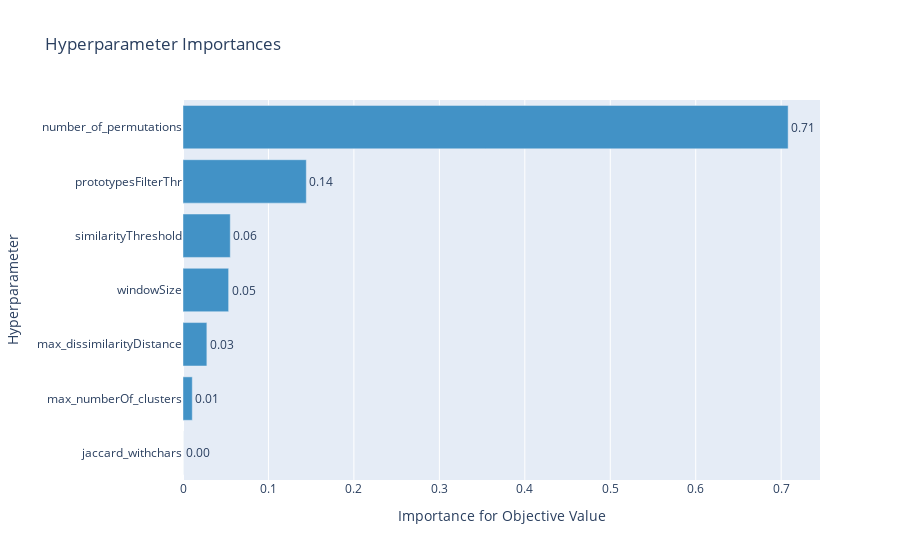

Here is the notebook cell this chart was saved with:
### Code cell
plot_param_importances(study)

### Figure 1 — Plotly figure (JSON) as saved in the notebook; plotly's stock layout.template omitted (floating-point values rounded to 4 significant figures)
{"data": [{"cliponaxis": false, "hovertemplate": ["jaccard_withchars (CategoricalDistribution): 0.0<extra></extra>", "max_numberOf_clusters (IntUniformDistribution): 0.010875151516948409<extra></extra>", "max_dissimilarityDistance (UniformDistribution): 0.027938432960966618<extra></extra>", "windowSize (IntUniformDistribution): 0.05339726272736612<extra></extra>", "similarityThreshold (UniformDistribution): 0.05531168887939118<extra></extra>", "prototypesFilterThr (UniformDistribution): 0.14430492326590164<extra></extra>", "number_of_permutations (IntUniformDistribution): 0.708172540649426<extra></extra>"], "marker": {"color": "rgb(66,146,198)"}, "orientation": "h", "text": ["0.0", "0.010875151516948409", "0.027938432960966618", "0.05339726272736612", "0.05531168887939118", "0.14430492326590164", "0.708172540649426"], "textposition": "outside", "texttemplate": "%{text:.2f}", "type": "bar", "x": [0, 0.01088, 0.02794, 0.0534, 0.05531, 0.1443, 0.7082], "y": ["jaccard_withchars", "max_numberOf_clusters", "max_dissimilarityDistance", "windowSize", "similarityThreshold", "prototypesFilterThr", "number_of_permutations"]}], "layout": {"autosize": true, "showlegend": false, "title": {"text": "Hyperparameter Importances"}, "xaxis": {"autorange": true, "range": [0, 0.7454], "title": {"text": "Importance for Objective Value"}, "type": "linear"}, "yaxis": {"autorange": true, "range": [-0.5, 6.5], "title": {"text": "Hyperparameter"}, "type": "category"}}}
